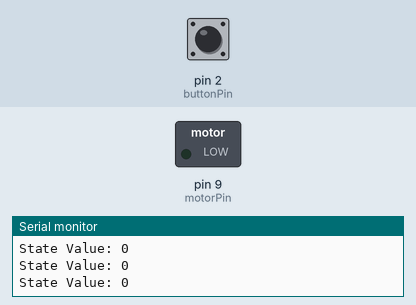
This sketch was run on a simulated Arduino Uno, built with avr-gcc and run on an emulated ATmega328P. Shown: switched loads named in the sketch (green lamp = pin HIGH), the last lines printed to the serial monitor. Inputs (shaded band) come from the test bench; at power-on: pin 2 (buttonPin) LOW.

Above: at 1.2 s.
1.3 s: pin 2 (buttonPin) pulled HIGH for 0.15 s
At 1.4 s:
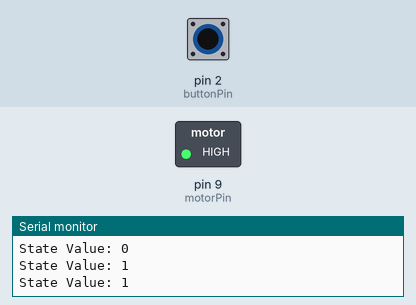
2.9 s: pin 2 (buttonPin) pulled HIGH for 3.2 s
At 6.9 s:
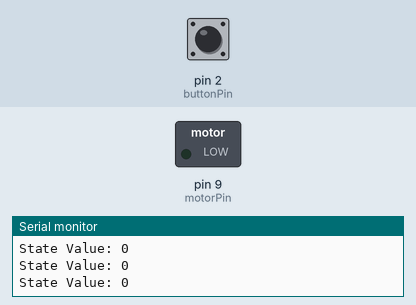
Timing chart, 0 to 8.4 s (numbered marks = the images above; inputs shaded):
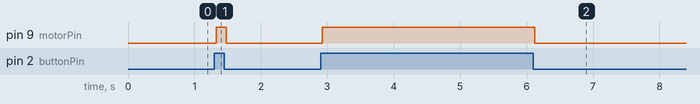

Measured:
- after the input at 1.3 s, pin 9 (motorPin): LOW → HIGH at once, → LOW 0.15 s later
- after the input at 2.9 s, pin 9 (motorPin): LOW → HIGH at once, → LOW 3.2 s later

The sketch:

MotorizedPinwheel.ino
```cpp
const int buttonPin = 2;
const int motorPin = 9;
int stateButton = 0;

void setup() {
  Serial.begin(9600);
  pinMode(motorPin, OUTPUT);
  pinMode(buttonPin, INPUT);
}

void loop() {
  stateButton = digitalRead(buttonPin);
  Serial.print("State Value: ");
  Serial.println(stateButton);

  if(stateButton == HIGH) {
    digitalWrite(motorPin, HIGH);
  }
  else {
    digitalWrite(motorPin, LOW);
  }
}
```
